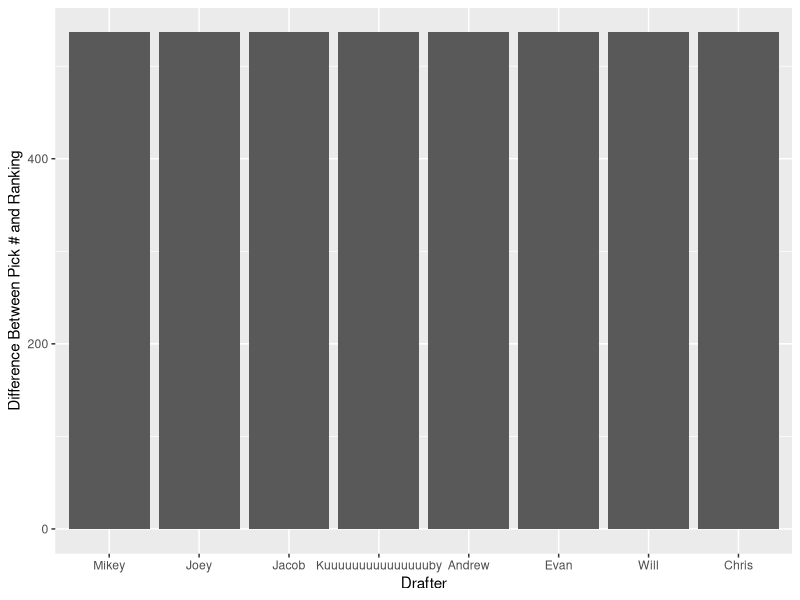

Reproduce this figure in R. (Note: this script raises an error after producing the figure.)
## ---- chunk 1
knitr::opts_chunk$set(fig.width=12, fig.height=8, fig.path='Figs/',
                      echo=FALSE, warning=FALSE, message=FALSE)
options(width=100)
## ---- chunk 2
knitr::opts_chunk$set(echo = TRUE)
## ---- chunk 3
library("reshape2")
library("plyr")
    
draftData <- read.csv("./Draft.csv")
print.data.frame(head(draftData), row.names=FALSE)
## ---- chunk 4
# Melt the data
draftData <- melt(draftData, id.vars = "ROUND")

# Drop the row names
rownames(draftData) <- NULL

# Order by round (this is a stable sort)
draftData <- draftData[order(draftData$ROUND), ]

# Rename some columns
draftData <- rename(draftData, c("variable" = "Drafter", "value" = "Player", "ROUND" = "Round"))

print.data.frame(head(draftData, n=10), row.names=FALSE)
## ---- chunk 5
# Creates the sequence: 1,2,3,4,5,6,7,8,16,15,14,13,12,11,10,9,17,18,19,20....
snakeFunction <- function(n, rowLen=8)
{
  lapply(1:n, function(i){
    groupIndicator <- ceiling(i / rowLen)
    # Increasing group
    if (groupIndicator %% 2 == 1)
    {
      i
    }
    # Decreasing group
    else
    {
      rowLen*groupIndicator - ((i - 1) %% rowLen)
    }
  })
}

# Create the list for out draft (8 drafters, 16 rounds)
pickOrdering <- snakeFunction(8*16)

unlist(pickOrdering)
## ---- chunk 6
# Add the pick numbers to the draft data
draftData$PickNumber <- pickOrdering
draftData <- as.data.frame(lapply(draftData, unlist))

# Order the draft data by pick number
draftData <- draftData[order(draftData$PickNumber),]

print.data.frame(head(draftData, n=10), row.names=FALSE)
## ---- chunk 7
espn <- read.csv("./ESPN_Rankings.csv")

print.data.frame(head(espn, n=10), row.names=FALSE)
## ---- chunk 8
# Join espn rankings data with draft data 
joinedData <- join(draftData, espn, by="Player")

# Some players will not have an ESPN ranking, give these players a worst ranking + 1
joinedData$Rank[is.na(joinedData$Rank)] <- nrow(espn) + 1

print.data.frame(head(joinedData, n=10), row.names=FALSE)
## ---- chunk 9
joinedData$RankDiff <- joinedData$Rank - joinedData$PickNumber

print.data.frame(head(joinedData, n=10), row.names=FALSE)
## ---- chunk 10
avgDiffs <- aggregate(RankDiff ~ Drafter, joinedData, FUN=mean)

# Order factor by worst draft to best
avgDiffs <- within(avgDiffs, Drafter <- factor(Drafter, levels=avgDiffs[order(avgDiffs$RankDiff), "Drafter"]))

# Order dataframe by worst draft to best
avgDiffs <- avgDiffs[order(avgDiffs$RankDiff, decreasing = FALSE),]

print.data.frame(avgDiffs, row.names=FALSE)
## ---- chunk 11
library(ggplot2)
ggplot(avgDiffs, aes(x=Drafter, y=RankDiff)) + geom_bar(stat = "identity") + ylab("Difference Between Pick # and Ranking")
## ---- chunk 12
posDiffs <- aggregate(RankDiff ~ Pos, joinedData, FUN=mean)

posDiffs <- within(posDiffs, Pos <- factor(Pos, levels=posDiffs[order(posDiffs$RankDiff), "Pos"]))

# Order dataframe by worst draft to best
posDiffs <- posDiffs[order(posDiffs$RankDiff, decreasing = FALSE),]

print.data.frame(posDiffs, row.names=FALSE)

ggplot(posDiffs, aes(x=Pos, y=RankDiff)) + geom_bar(stat = "identity") + ylab("Difference Between Pick # and Ranking")
## ---- chunk 13
# Scatter colored by drafter 
ggplot(joinedData, aes(x=PickNumber,y=Rank)) + geom_point(aes(color=Drafter)) + geom_abline() + xlab("Pick #")
## ---- chunk 14
# Scatter colored by position 
ggplot(joinedData, aes(x=PickNumber,y=Rank)) + geom_point(aes(color=Pos)) + geom_abline() + xlab("Pick #")
## ---- chunk 15
# Scatter colored by position 
ggplot(joinedData, aes(x=Round, y=RankDiff)) + geom_line() + facet_wrap(~Drafter, ncol=2) + geom_hline(yintercept = 0, linetype=2) + geom_point(aes(color=Pos)) + ylab("Difference Between Pick # and Ranking")
